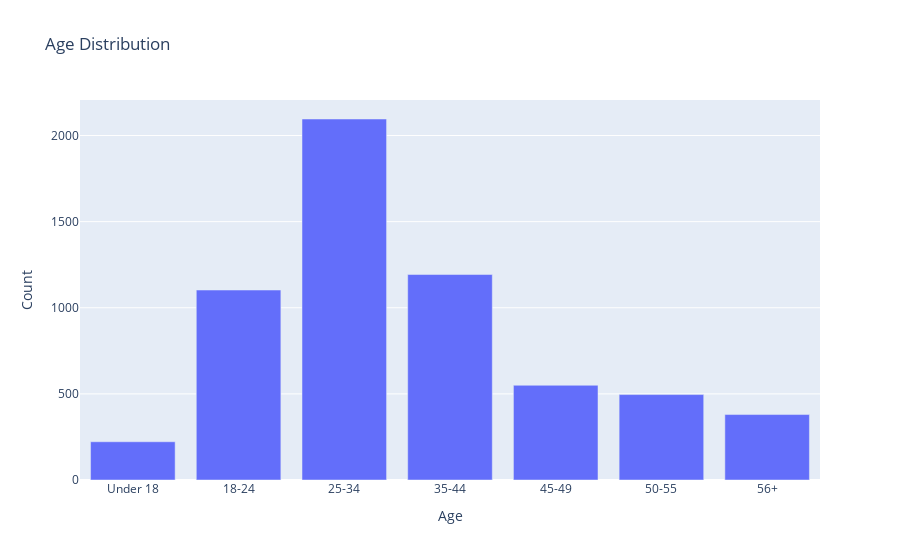

Write notebook code for a chart like this one.
### Markdown cell above
# Analyze the user base

### Code cell
age_values = {
    1: "Under 18",
    18: "18-24",
    25: "25-34",
    35: "35-44",
    45: "45-49",
    50: "50-55",
    56: "56+"
}

age_counts = users['Age'].value_counts().sort_index()
fig = px.bar(x=age_counts.index.map(lambda age: age_values[age]), y=age_counts.values, title='Age Distribution', labels={'x': 'Age', 'y': 'Count'})
fig.show()

### Figure 1 — Plotly figure (JSON) as saved in the notebook; plotly's stock layout.template omitted (floating-point values rounded to 4 significant figures)
{"data": [{"hovertemplate": "Age=%{x}<br>Count=%{y}<extra></extra>", "legendgroup": "", "marker": {"color": "#636efa", "pattern": {"shape": ""}}, "name": "", "orientation": "v", "showlegend": false, "textposition": "auto", "type": "bar", "x": ["Under 18", "18-24", "25-34", "35-44", "45-49", "50-55", "56+"], "xaxis": "x", "y": [222, 1103, 2096, 1193, 550, 496, 380], "yaxis": "y"}], "layout": {"barmode": "relative", "legend": {"tracegroupgap": 0}, "title": {"text": "Age Distribution"}, "xaxis": {"anchor": "y", "domain": [0, 1], "title": {"text": "Age"}}, "yaxis": {"anchor": "x", "domain": [0, 1], "title": {"text": "Count"}}}}
